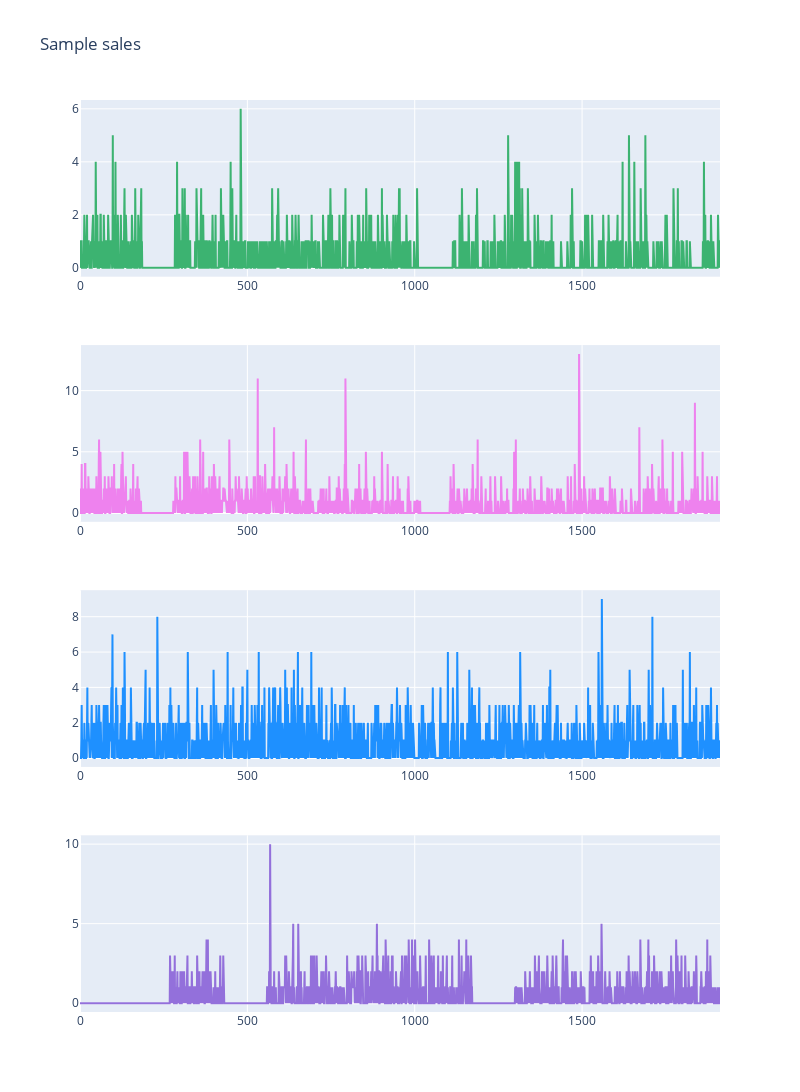

The notebook cell this image was saved under:
### Code cell
ids = sorted(list(set(sales_train_validation['id'])))
d_cols = [c for c in sales_train_validation.columns if 'd_' in c]
x_1 = sales_train_validation.loc[sales_train_validation['id'] == ids[3]].set_index('id')[d_cols].values[0]
x_2 = sales_train_validation.loc[sales_train_validation['id'] == ids[5]].set_index('id')[d_cols].values[0]
x_3 = sales_train_validation.loc[sales_train_validation['id'] == ids[20]].set_index('id')[d_cols].values[0]
x_4 = sales_train_validation.loc[sales_train_validation['id'] == ids[67]].set_index('id')[d_cols].values[0]

fig = make_subplots(rows=4, cols=1)

fig.add_trace(go.Scatter(x=np.arange(len(x_1)), y=x_1, showlegend=False,
                    mode='lines', name="First sample",
                         marker=dict(color="mediumseagreen")),
             row=1, col=1)

fig.add_trace(go.Scatter(x=np.arange(len(x_2)), y=x_2, showlegend=False,
                    mode='lines', name="Second sample",
                         marker=dict(color="violet")),
             row=2, col=1)

fig.add_trace(go.Scatter(x=np.arange(len(x_3)), y=x_3, showlegend=False,
                    mode='lines', name="Third sample",
                         marker=dict(color="dodgerblue")),
             row=3, col=1)

fig.add_trace(go.Scatter(x=np.arange(len(x_4)), y=x_4, showlegend=False,
                    mode='lines', name="Fourth sample",
                         marker=dict(color="MediumPurple")),
             row=4, col=1)

fig.update_layout(height=1200, width=800, title_text="Sample sales")
fig.show()

### Figure 1 — Plotly figure (JSON) as saved in the notebook; plotly's stock layout.template omitted (floating-point values rounded to 4 significant figures; data arrays with more than 128 entries replaced by an {"elided": "..."} marker saying what was removed)
{"data": [{"marker": {"color": "mediumseagreen"}, "mode": "lines", "name": "First sample", "showlegend": false, "type": "scatter", "x": {"elided": "1913 int values"}, "xaxis": "x", "y": {"elided": "1913 int values"}, "yaxis": "y"}, {"marker": {"color": "violet"}, "mode": "lines", "name": "Second sample", "showlegend": false, "type": "scatter", "x": {"elided": "1913 int values"}, "xaxis": "x2", "y": {"elided": "1913 int values"}, "yaxis": "y2"}, {"marker": {"color": "dodgerblue"}, "mode": "lines", "name": "Third sample", "showlegend": false, "type": "scatter", "x": {"elided": "1913 int values"}, "xaxis": "x3", "y": {"elided": "1913 int values"}, "yaxis": "y3"}, {"marker": {"color": "MediumPurple"}, "mode": "lines", "name": "Fourth sample", "showlegend": false, "type": "scatter", "x": {"elided": "1913 int values"}, "xaxis": "x4", "y": {"elided": "1913 int values"}, "yaxis": "y4"}], "layout": {"height": 1200, "title": {"text": "Sample sales"}, "width": 800, "xaxis": {"anchor": "y", "domain": [0, 1]}, "xaxis2": {"anchor": "y2", "domain": [0, 1]}, "xaxis3": {"anchor": "y3", "domain": [0, 1]}, "xaxis4": {"anchor": "y4", "domain": [0, 1]}, "yaxis": {"anchor": "x", "domain": [0.8063, 1]}, "yaxis2": {"anchor": "x2", "domain": [0.5375, 0.7312]}, "yaxis3": {"anchor": "x3", "domain": [0.2687, 0.4625]}, "yaxis4": {"anchor": "x4", "domain": [0, 0.1938]}}}
